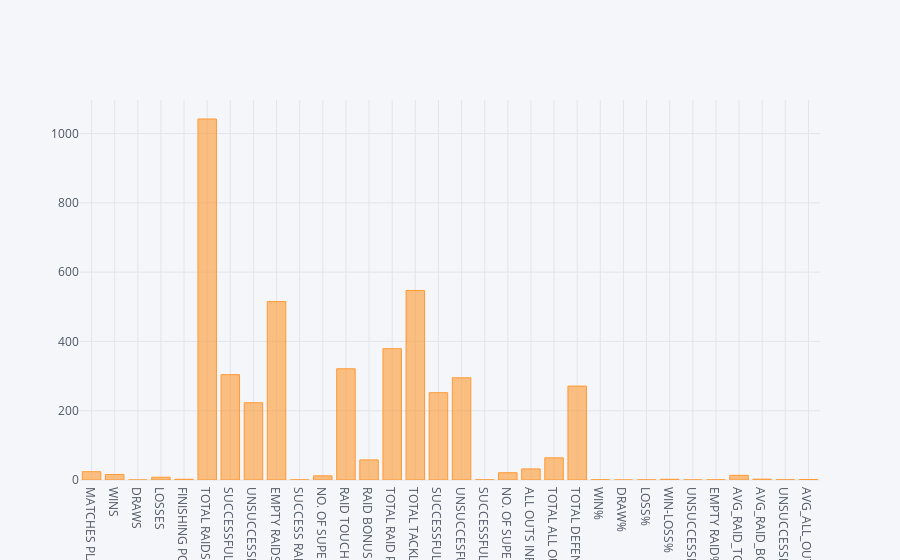

The notebook cell this image was saved under:
### Code cell
df3.iplot(kind='bar')

### Figure 1 — Plotly figure (JSON) as saved in the notebook; plotly's stock layout.template omitted (floating-point values rounded to 4 significant figures)
{"data": [{"marker": {"color": "rgba(255, 153, 51, 0.6)", "line": {"color": "rgba(255, 153, 51, 1.0)", "width": 1}}, "name": "SEASON 5", "orientation": "v", "text": "", "type": "bar", "uid": "73689305-6155-41c4-ba80-7ca04af61552", "x": ["MATCHES PLAYED", "WINS", "DRAWS", "LOSSES", "FINISHING POSITION", "TOTAL RAIDS", "SUCCESSFUL RAIDS", "UNSUCCESSFUL RAID", "EMPTY RAIDS", "SUCCESS RAID %", "NO. OF SUPER RAIDS", "RAID TOUCH POINTS", "RAID BONUS POINTS", "TOTAL RAID POINTS", "TOTAL TACKLES", "SUCCESSFUL TACKLES", "UNSUCCESFUL TACKLES", "SUCCESSFUL TACKLE %", "NO. OF SUPER TACKLES", "ALL OUTS INFLICTED", "TOTAL ALL OUT POINTS", "TOTAL DEFENCE POINTS", "WIN%", "DRAW%", "LOSS%", "WIN-LOSS%", "UNSUCCESSFUL RAID%", "EMPTY RAID%", "AVG_RAID_TOUCH_POINT", "AVG_RAID_BONUS_POINT", "UNSUCCESSFUL TACKLE%", "AVG_ALL_OUTS"], "y": [24, 16, 0, 8, 2, 1042, 304, 223, 515, 0.36, 12, 321, 58, 379, 547, 252, 295, 0.5, 21, 32, 64, 271, 0.6667, 0, 0.3333, 2, 0.214, 0.4942, 13.38, 2.417, 0.5393, 1.333]}], "layout": {"legend": {"bgcolor": "#F5F6F9", "font": {"color": "#4D5663"}}, "paper_bgcolor": "#F5F6F9", "plot_bgcolor": "#F5F6F9", "title": {"font": {"color": "#4D5663"}}, "xaxis": {"gridcolor": "#E1E5ED", "showgrid": true, "tickfont": {"color": "#4D5663"}, "title": {"font": {"color": "#4D5663"}, "text": ""}, "zerolinecolor": "#E1E5ED"}, "yaxis": {"gridcolor": "#E1E5ED", "showgrid": true, "tickfont": {"color": "#4D5663"}, "title": {"font": {"color": "#4D5663"}, "text": ""}, "zerolinecolor": "#E1E5ED"}}}
